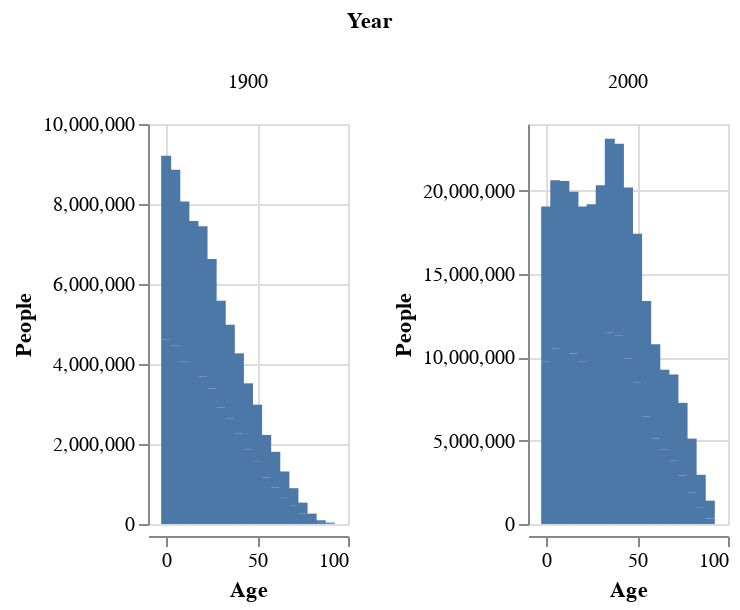

Source (notebook cell):
### Code cell
df = pd.read_csv('https://gist.githubusercontent.com/dwootton/7abdfb610843b745ece01c9ae03f50e4/raw/840f18415c465bec37443e8d2812eb0eb6894013/censuspop.csv')
alx.barplot(df,x='Age',y='People',column='Year').resolve_scale(y='independent')

### Figure 1 — Vega-Lite specification as saved in the notebook (floating-point values rounded to 4 significant figures)
{"config": {"view": {"continuousWidth": 400, "continuousHeight": 300}}, "data": {"name": "data-1dbe384fba518eb854671290a9eb537b"}, "facet": {"column": {"field": "Year", "type": "quantitative"}}, "spec": {"mark": "bar", "encoding": {"x": {"axis": {}, "field": "Age", "type": "quantitative"}, "y": {"axis": {}, "field": "People", "type": "quantitative"}}, "height": 200, "width": 100.0}, "resolve": {"scale": {"y": "independent"}}, "$schema": "https://vega.github.io/schema/vega-lite/v5.2.0.json", "datasets": {"data-1dbe384fba518eb854671290a9eb537b": [{"Sex": 1, "Year": 1900, "Age": 0, "People": 4619544}, {"Sex": 1, "Year": 2000, "Age": 0, "People": 9735380}, {"Sex": 1, "Year": 1900, "Age": 5, "People": 4465783}, {"Sex": 1, "Year": 2000, "Age": 5, "People": 10552146}, {"Sex": 1, "Year": 1900, "Age": 10, "People": 4057669}, {"Sex": 1, "Year": 2000, "Age": 10, "People": 10563233}, {"Sex": 1, "Year": 1900, "Age": 15, "People": 3774846}, {"Sex": 1, "Year": 2000, "Age": 15, "People": 10237419}, {"Sex": 1, "Year": 1900, "Age": 20, "People": 3694038}, {"Sex": 1, "Year": 2000, "Age": 20, "People": 9731315}, {"Sex": 1, "Year": 1900, "Age": 25, "People": 3389280}, {"Sex": 1, "Year": 2000, "Age": 25, "People": 9659493}, {"Sex": 1, "Year": 1900, "Age": 30, "People": 2918964}, {"Sex": 1, "Year": 2000, "Age": 30, "People": 10205879}, {"Sex": 1, "Year": 1900, "Age": 35, "People": 2633883}, {"Sex": 1, "Year": 2000, "Age": 35, "People": 11475182}, {"Sex": 1, "Year": 1900, "Age": 40, "People": 2261070}, {"Sex": 1, "Year": 2000, "Age": 40, "People": 11320252}, {"Sex": 1, "Year": 1900, "Age": 45, "People": 1868413}, {"Sex": 1, "Year": 2000, "Age": 45, "People": 9925006}, {"Sex": 1, "Year": 1900, "Age": 50, "People": 1571038}, {"Sex": 1, "Year": 2000, "Age": 50, "People": 8507934}, {"Sex": 1, "Year": 1900, "Age": 55, "People": 1161908}, {"Sex": 1, "Year": 2000, "Age": 55, "People": 6459082}, {"Sex": 1, "Year": 1900, "Age": 60, "People": 916571}, {"Sex": 1, "Year": 2000, "Age": 60, "People": 5123399}, {"Sex": 1, "Year": 1900, "Age": 65, "People": 672663}, {"Sex": 1, "Year": 2000, "Age": 65, "People": 4453623}, {"Sex": 1, "Year": 1900, "Age": 70, "People": 454747}, {"Sex": 1, "Year": 2000, "Age": 70, "People": 3792145}, {"Sex": 1, "Year": 1900, "Age": 75, "People": 268211}, {"Sex": 1, "Year": 2000, "Age": 75, "People": 2912655}, {"Sex": 1, "Year": 1900, "Age": 80, "People": 127435}, {"Sex": 1, "Year": 2000, "Age": 80, "People": 1902638}, {"Sex": 1, "Year": 1900, "Age": 85, "People": 44008}, {"Sex": 1, "Year": 2000, "Age": 85, "People": 970357}, {"Sex": 1, "Year": 1900, "Age": 90, "People": 15164}, {"Sex": 1, "Year": 2000, "Age": 90, "People": 336303}, {"Sex": 2, "Year": 1900, "Age": 0, "People": 4589196}, {"Sex": 2, "Year": 2000, "Age": 0, "People": 9310714}, {"Sex": 2, "Year": 1900, "Age": 5, "People": 4390483}, {"Sex": 2, "Year": 2000, "Age": 5, "People": 10069564}, {"Sex": 2, "Year": 1900, "Age": 10, "People": 4001749}, {"Sex": 2, "Year": 2000, "Age": 10, "People": 10022524}, {"Sex": 2, "Year": 1900, "Age": 15, "People": 3801743}, {"Sex": 2, "Year": 2000, "Age": 15, "People": 9692669}, {"Sex": 2, "Year": 1900, "Age": 20, "People": 3751061}, {"Sex": 2, "Year": 2000, "Age": 20, "People": 9324244}, {"Sex": 2, "Year": 1900, "Age": 25, "People": 3236056}, {"Sex": 2, "Year": 2000, "Age": 25, "People": 9518507}, {"Sex": 2, "Year": 1900, "Age": 30, "People": 2665174}, {"Sex": 2, "Year": 2000, "Age": 30, "People": 10119296}, {"Sex": 2, "Year": 1900, "Age": 35, "People": 2347737}, {"Sex": 2, "Year": 2000, "Age": 35, "People": 11635647}, {"Sex": 2, "Year": 1900, "Age": 40, "People": 2004987}, {"Sex": 2, "Year": 2000, "Age": 40, "People": 11488578}, {"Sex": 2, "Year": 1900, "Age": 45, "People": 1648025}, {"Sex": 2, "Year": 2000, "Age": 45, "People": 10261253}, {"Sex": 2, "Year": 1900, "Age": 50, "People": 1411981}, {"Sex": 2, "Year": 2000, "Age": 50, "People": 8911133}, {"Sex": 2, "Year": 1900, "Age": 55, "People": 1064632}, {"Sex": 2, "Year": 2000, "Age": 55, "People": 6921268}, {"Sex": 2, "Year": 1900, "Age": 60, "People": 887508}, {"Sex": 2, "Year": 2000, "Age": 60, "People": 5668961}, {"Sex": 2, "Year": 1900, "Age": 65, "People": 640212}, {"Sex": 2, "Year": 2000, "Age": 65, "People": 4804784}, {"Sex": 2, "Year": 1900, "Age": 70, "People": 440007}, {"Sex": 2, "Year": 2000, "Age": 70, "People": 5184855}, {"Sex": 2, "Year": 1900, "Age": 75, "People": 265879}, {"Sex": 2, "Year": 2000, "Age": 75, "People": 4355644}, {"Sex": 2, "Year": 1900, "Age": 80, "People": 132449}, {"Sex": 2, "Year": 2000, "Age": 80, "People": 3221898}, {"Sex": 2, "Year": 1900, "Age": 85, "People": 48614}, {"Sex": 2, "Year": 2000, "Age": 85, "People": 1981156}, {"Sex": 2, "Year": 1900, "Age": 90, "People": 20093}, {"Sex": 2, "Year": 2000, "Age": 90, "People": 1064581}]}}
